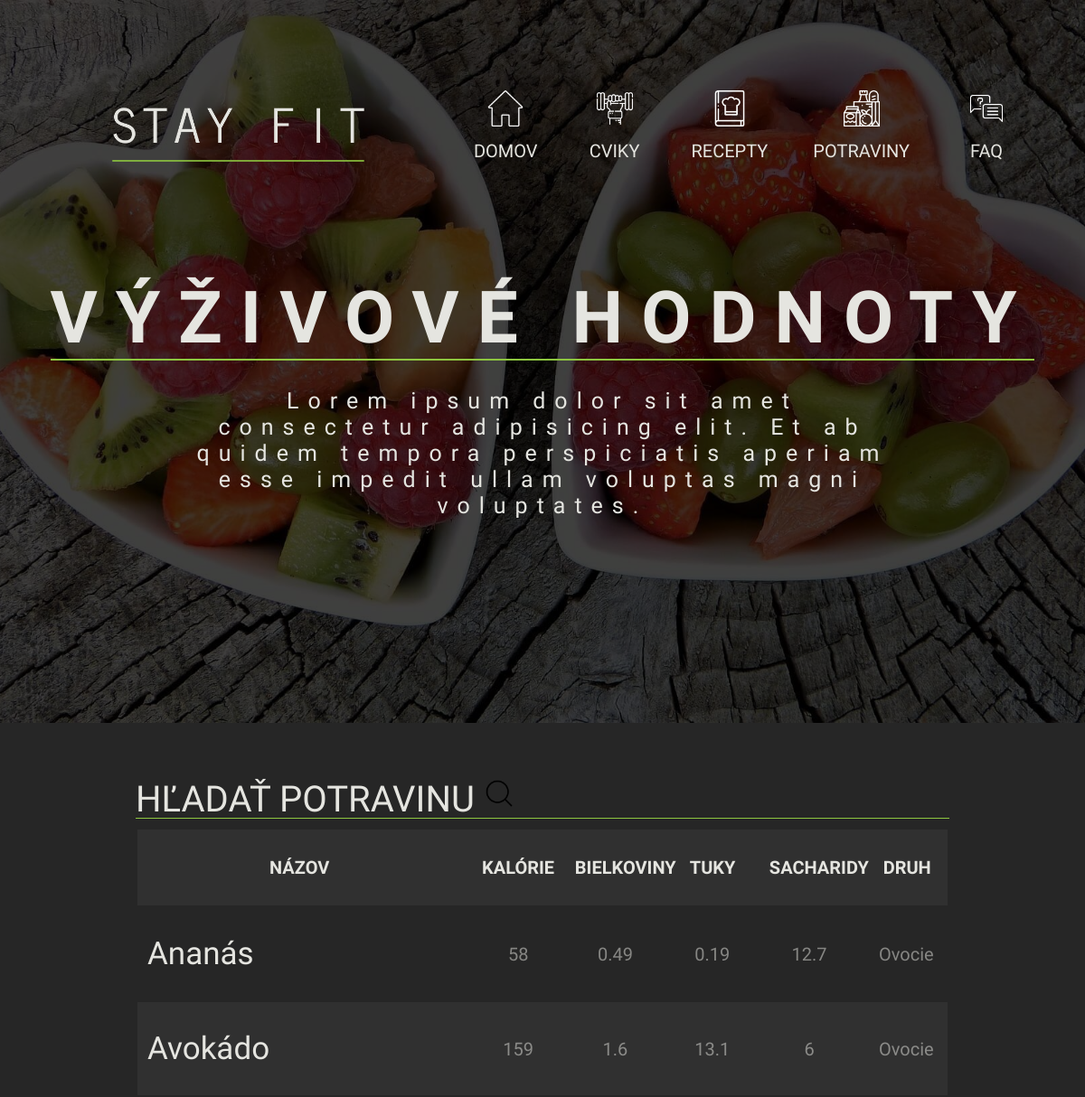
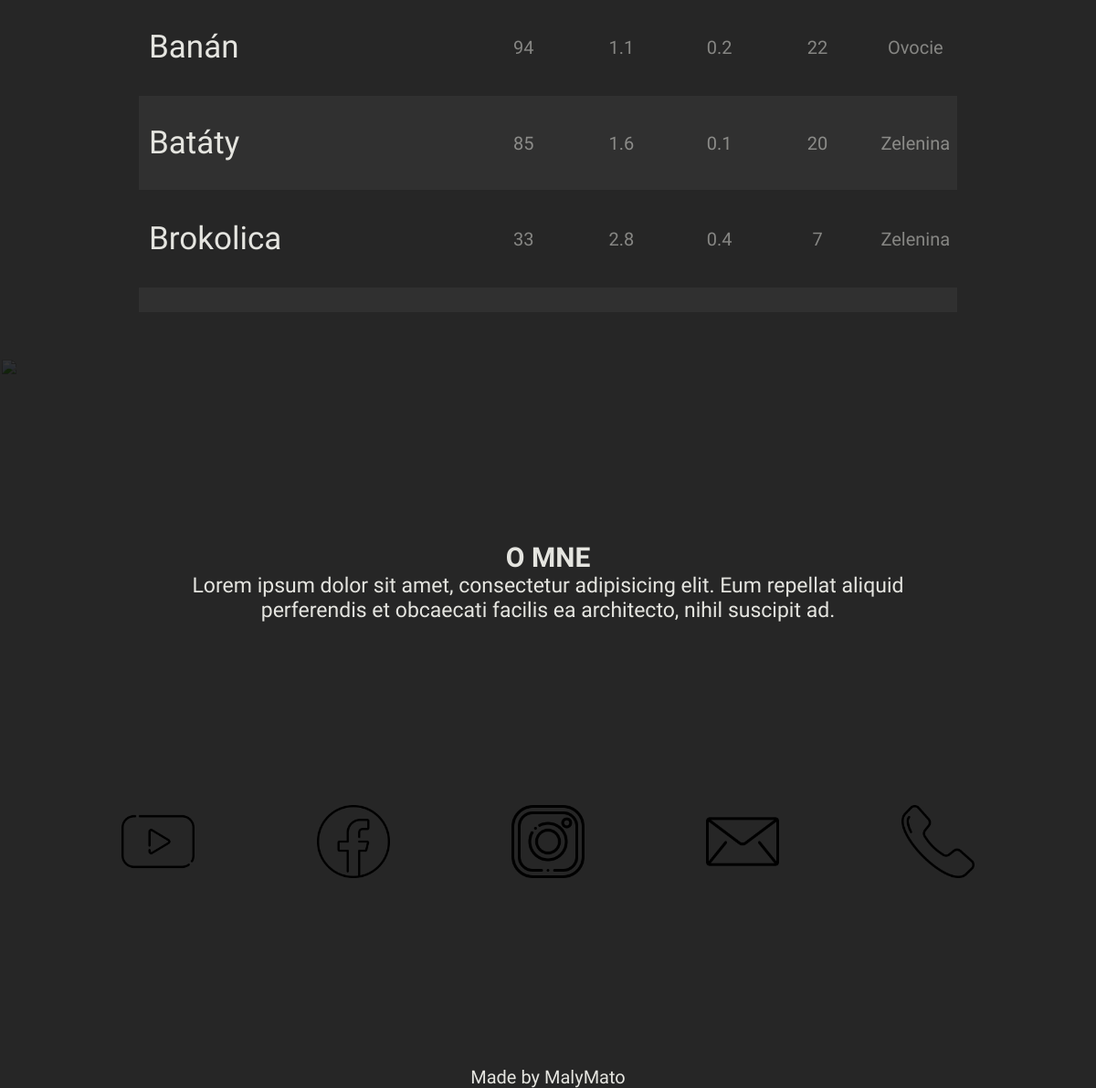
The app's page /vyzivove-hodnoty.php with its own data (2 pictures, top to bottom).
### tables this page shows
CREATE TABLE `potraviny` (
  `IDpotravina` int(11) NOT NULL,
  `nazovPotraviny` varchar(50) NOT NULL,
  `IDtyp` int(11) NOT NULL,
  `imagePotravina` text NOT NULL,
  `kalorie` int(11) NOT NULL,
  `bielkoviny` float NOT NULL,
  `sacharidy` float NOT NULL,
  `tuky` float NOT NULL,
  `draslik` float NOT NULL,
  `horcik` float NOT NULL,
  `fosfor` float NOT NULL,
  `vapnik` float NOT NULL,
  `sodik` float NOT NULL
);

CREATE TABLE `typypotravin` (
  `IDtyp` int(11) NOT NULL,
  `typPotraviny` varchar(50) NOT NULL
);

### vyzivove-hodnoty.php (the view, shortened to what this page needs)
<!DOCTYPE html>
<html lang="sk">
<head>
  <link rel="stylesheet" href="styles/layout.css" />
  <link rel="stylesheet" href="styles/nav.css" />
  <link rel="stylesheet" href="styles/footer.css" />
  <link rel="stylesheet" href="./styles/services-header.css" />
  <link rel="stylesheet" href="./styles/nutritions.css" />
</head>
<?php
require_once("db.php");
$sql = "SELECT * FROM potraviny JOIN typypotravin ON typypotravin.IDtyp = potraviny.IDtyp ORDER BY nazovPotraviny ASC";
$stmt = $conn->prepare($sql);
$stmt->execute();
$result = $stmt->fetchAll(PDO::FETCH_ASSOC);
?>
<body>
  <nav class="header">
  <?php require_once "./components/services-header.php" ?>
    <div class="popis">
      <h1>VÝŽIVOVÉ HODNOTY</h1>
      <p>
        Lorem ipsum dolor sit amet consectetur adipisicing elit. Et ab quidem
        tempora perspiciatis aperiam esse impedit ullam voluptas magni
        voluptates.
      </p>
    </div>
    <img class="background" src="media/nutritions-nav-background.jpg" alt="" />
  </nav>
  <main class="nutritions-main">
    <div class="groceries-wrapper">
      <div class="searchbar">
        <input class="search-bar" type="text" name="name" required="not-required" onkeyup="search()" />
        <div class="placeholder">
          <span>HĽADAŤ POTRAVINU</span>
        </div>
      </div>
      <div class="groceries-list-wrapper">
        <table class="groceries-list table-sortable" id="table">
          <thead class="filter-container" id="list-top">
            <tr>
              <th class="name">NÁZOV</th>
              <th class="kalorie">KALÓRIE</th>
              <th class="bielkoviny">BIELKOVINY</th>
              <th class="tuky">TUKY</th>
              <th class="sacharidy">SACHARIDY</th>
              <th class="druhPotraviny">DRUH</th>
            </tr>
          </thead>
          <tbody>
            <?php foreach ($result as $potravina) : ?>
              <tr>
                <td>
                  <a href="potravina.php?id=<?php echo $potravina['IDpotravina']; ?>" class="item-container">
                    <span class="product-name" id="name">
                      <?php echo $potravina["nazovPotraviny"]; ?>
                    </span>
                    <span class="kcal"><?php echo $potravina["kalorie"]; ?></span>
                    <span class="protein">
                      <?php echo $potravina["bielkoviny"]; ?>
                    </span>
                    <span class="fat"><?php echo $potravina["tuky"]; ?></span>
                    <span class="carbohydrates">
                      <?php echo $potravina["sacharidy"]; ?>
                    </span>
                    <span class="type"><?php echo $potravina["typPotraviny"]; ?></span>
                  </a>
                </td>
              </tr>
            <?php endforeach; ?>
          </tbody>
        </table>
      </div>
    </div>
  </main>
  <?php
  require_once "./components/footer.php";
  ?>
</body>
</html>

### components/services-header.php (shortened to what this page needs)
<div class="navbar">
      <div class="logo">
        <img src="media/logo02.png" alt="LOGO STAY FIT WITH ADAM" />
      </div>
      <div class="links-container">
        <ul class="nav-links">
          <li>
            <a class="link" href="index.php">
              <img src="media/icons/home-nav.png" alt="" />
              <div class="name">DOMOV</div>
            </a>
          </li>
          <li>
            <a class="link" href="cviky.php">
              <img src="media/icons/cviky-nav.png" alt="" />
              <div class="name">CVIKY</div>
            </a>
          </li>
          <li>
            <a class="link" href="recepty.php">
              <img src="media/icons/recipes-services-black.png" alt="" />
              <div class="name">RECEPTY</div>
            </a>
          </li>
          <li>
            <a class="link" href="vyzivove-hodnoty.php">
              <img src="media/icons/potraviny-nav.png" alt="" />
              <div class="name">POTRAVINY</div>
            </a>
          </li>
          <li>
            <a class="link" href="faq.php">
              <img src="media/icons/frequently-asked-questions-services-black.png" alt="" />
              <div class="name">FAQ</div>
            </a>
          </li>
        </ul>
      </div>
    </div>

### components/footer.php
<footer class="footer">
  <div class="footer-container">
    <div class="about-me">
      <div class="text">
        <h2>O MNE</h2>
        <p>
          Lorem ipsum dolor sit amet, consectetur adipisicing elit. Eum
          repellat aliquid perferendis et obcaecati facilis ea architecto,
          nihil suscipit ad.
        </p>
      </div>
    </div>
    <div class="links">
      <ul>
        <li>
          <a href="" class="link"><img src="./media/icons/youtube-footer.png" alt="" class="icon" /></a>
        </li>
        <li>
          <a href="" class="link"><img src="./media/icons/facebook-footer.png" alt="" class="icon" /></a>
        </li>
        <li>
          <a href="" class="link"><img src="./media/icons/instagram-footer.png" alt="" class="icon" /></a>
        </li>
        <li>
          <a href="" class="link"><img src="./media/icons/email-footer.png" alt="" class="icon" /></a>
        </li>
        <li>
          <a href="" class="link"><img src="./media/icons/phone-footer.png" alt="" class="icon" /></a>
        </li>
      </ul>
    </div>
  </div>
  <div class="copyright">
    <div class="made-by">Made by MalyMato</div>
  </div>
  <img src="./media/footer-background.png" alt="" class="background-img" />
</footer>

### styles/layout.css (style rules this page uses)
* { box-sizing: border-box; font-family: "News Cycle", sans-serif; }
body { display: grid; grid-template-rows: auto 1fr auto; font-size: 2rem; font-weight: 500; background-color: #262626; scroll-behavior: smooth; width: 100%; height: 100%; }
* { margin: 0; }
html { font-size: 10px; }
html h1 { font-size: 4rem; }
html p { font-size: 2.3rem; }
@media (min-width: 601px) { html { font-size: 7px; } }
@media (min-width: 800px) { html { font-size: 8px; } }
@media (min-width: 1000px) { html { font-size: 9px; } }
@media (min-width: 1200px) { html { font-size: 10px; } }

### styles/nav.css (style rules this page uses)
.header { display: flex; flex-direction: column; background-color: transparent; align-items: center; padding: 10rem 0; position: relative; justify-content: center; width: 100%; height: 100vh; }
.header .navbar { position: relative; display: flex; flex-direction: row; width: 100%; justify-content: space-evenly; }
.header .navbar .logo { display: flex; flex-direction: column; justify-content: end; width: 100%; height: 100%; margin-left: 5rem; }
.header .navbar .logo img { margin: 0; width: 30rem; }
.header .navbar .links-container { display: flex; justify-content: center; align-items: stretch; position: absolute; z-index: 1; background-color: #262626; width: 100vw; transition: 0.5s; transform: translateX(-100%); top: 100%; padding: 8rem 0; }
.header .navbar .links-container .nav-links { list-style-type: none; display: flex; flex-direction: column; align-items: center; justify-content: center; gap: 4rem; padding: 0px; }
.header .navbar .links-container .nav-links li { text-align: center; display: flex; }
.header .navbar .links-container .nav-links li .link { text-decoration: none; color: #e5e5e0; position: relative; }
.header .navbar .links-container .nav-links li .link::after { content: ""; position: absolute; background: transparent; height: 2px; width: 0; left: 0; bottom: -0.2px; transition: 1s; display: block; }
.header .navbar .links-container .nav-links li .link img { width: 4rem; padding-bottom: 10px; filter: invert(100%); }
.header .popis { text-align: center; display: flex; flex-direction: column; justify-content: center; align-items: center; margin: auto; }
.header .popis h1 { color: #e5e5e0; font-size: 8rem; letter-spacing: 2rem; margin-bottom: 3rem; position: relative; text-align: center; }
.header .popis h1:before { content: ""; position: absolute; display: flex; align-items: center; justify-content: center; bottom: 0; width: 100%; border-bottom: 2px solid #8dc63f; }
.header .popis p { color: #e5e5e0; font-size: 2.5rem; letter-spacing: 1rem; max-width: 800px; }
.header .background { position: absolute; top: 0; z-index: -1; width: 100%; filter: brightness(25%); height: 100%; -o-object-fit: cover; object-fit: cover; -o-object-position: center; object-position: center; transform: translateX(0); transition: 0.5s; }
@media (min-width: 1200px) { .header .navbar { justify-content: center; align-items: center; width: auto; gap: 10rem; } }
@media (min-width: 1200px) { .header .navbar .logo { justify-content: end; align-items: flex-end; } }
@media (min-width: 1200px) { .header .navbar .links-container, .header .navbar .links-container.open { align-items: flex-start; justify-content: start; background-color: transparent; border: none; position: relative; top: 0; width: 100%; transform: translateX(0); padding: 0; } }
@media (min-width: 1200px) { .header .navbar .links-container .nav-links, .header .navbar .links-container.open .nav-links { flex-direction: row; gap: 5rem; } }
@media (min-width: 1200px) { .header .navbar .links-container .nav-links li a, .header .navbar .links-container.open .nav-links li a { position: relative; text-decoration: none; color: #e5e5e0; align-self: center; } }
@media (min-width: 1200px) { .header .navbar .links-container .nav-links li a:after, .header .navbar .links-container.open .nav-links li a:after { content: ""; position: absolute; background: transparent; height: 2px; width: 0; left: 0; bottom: -0.2px; transition: 1s; display: block; } }
@media (min-width: 1200px) { .header .navbar .links-container .nav-links li a img, .header .navbar .links-container.open .nav-links li a img { width: 4rem; padding-bottom: 10px; filter: invert(100%); } }
@media (min-width: 1200px) { .header .navbar .links-container .nav-links li a .name, .header .navbar .links-container.open .nav-links li a .name { min-width: 70px; } }
@media (min-width: 1200px) { .header .background, .header .background.black { transform: translateX(0); } }

### records on screen
potraviny: nazovPotraviny "Ananás", kalorie "58", bielkoviny "0.49", tuky "0.19", sacharidy "12.7", IDtyp.typPotraviny "Ovocie"
potraviny: nazovPotraviny "Avokádo", kalorie "159", bielkoviny "1.6", tuky "13.1", sacharidy "6", IDtyp.typPotraviny "Ovocie"
potraviny: nazovPotraviny "Banán", kalorie "94", bielkoviny "1.1", tuky "0.2", sacharidy "22", IDtyp.typPotraviny "Ovocie"
potraviny: nazovPotraviny "Batáty", kalorie "85", bielkoviny "1.6", tuky "0.1", sacharidy "20", IDtyp.typPotraviny "Zelenina"
potraviny: nazovPotraviny "Brokolica", kalorie "33", bielkoviny "2.8", tuky "0.4", sacharidy "7", IDtyp.typPotraviny "Zelenina"
